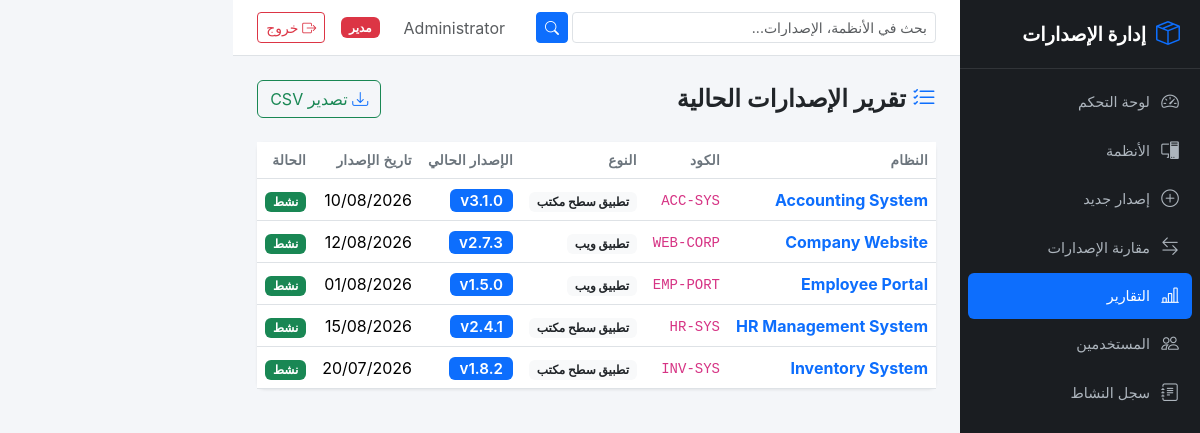
Screenshot of /reports/current-versions (signed in) with the database file from the repository.
### app/models/user.py (models this page shows, shortened)
class User(UserMixin, db.Model):
    __tablename__ = 'users'
    id = db.Column(db.Integer, primary_key=True)
    username = db.Column(db.String(80), unique=True, nullable=False, index=True)
    email = db.Column(db.String(120), unique=True, nullable=False)
    password_hash = db.Column(db.String(256), nullable=False)
    full_name = db.Column(db.String(150), nullable=False)
    role = db.Column(db.String(20), nullable=False, default='user')
    is_active = db.Column(db.Boolean, default=True, nullable=False)
    created_at = db.Column(db.DateTime, default=lambda: datetime.now(timezone.utc))
    updated_at = db.Column(db.DateTime, default=lambda: datetime.now(timezone.utc),
                           onupdate=lambda: datetime.now(timezone.utc))
    @property
    def is_admin(self):
        return self.role == 'admin'

### app/models/system.py (models this page shows, shortened)
class System(db.Model):
    __tablename__ = 'systems'
    id = db.Column(db.Integer, primary_key=True)
    name = db.Column(db.String(200), nullable=False, index=True)
    code = db.Column(db.String(50), unique=True, nullable=False, index=True)
    system_type = db.Column(db.String(50), nullable=False)
    description = db.Column(db.Text, nullable=True)
    owner = db.Column(db.String(150), nullable=True)
    department = db.Column(db.String(150), nullable=True)
    technology = db.Column(db.String(200), nullable=True)
    platform = db.Column(db.String(100), nullable=True)
    repository_url = db.Column(db.String(500), nullable=True)
    documentation_url = db.Column(db.String(500), nullable=True)
    status = db.Column(db.String(20), nullable=False, default='Active')
    created_at = db.Column(db.DateTime, default=lambda: datetime.now(timezone.utc))
    updated_at = db.Column(db.DateTime, default=lambda: datetime.now(timezone.utc),
                           onupdate=lambda: datetime.now(timezone.utc))
    versions = db.relationship('Version', backref='system', lazy='dynamic',
                               order_by='Version.created_at.desc()')
    @property
    def current_version(self):
        from app.models.version import Version
        return self.versions.filter_by(status='Released').order_by(
            Version.release_date.desc(), Version.id.desc()
        ).first()

### app/models/version.py (models this page shows, shortened)
class Version(db.Model):
    __tablename__ = 'versions'
    id = db.Column(db.Integer, primary_key=True)
    system_id = db.Column(db.Integer, db.ForeignKey('systems.id'), nullable=False, index=True)
    version_number = db.Column(db.String(50), nullable=False)
    major = db.Column(db.Integer, nullable=False, default=0)
    minor = db.Column(db.Integer, nullable=False, default=0)
    patch = db.Column(db.Integer, nullable=False, default=0)
    version_type = db.Column(db.String(20), nullable=True)
    status = db.Column(db.String(20), nullable=False, default='Draft')
    release_date = db.Column(db.Date, nullable=True)
    description = db.Column(db.Text, nullable=True)
    notes = db.Column(db.Text, nullable=True)
    responsible_person = db.Column(db.String(150), nullable=True)
    created_by = db.Column(db.Integer, db.ForeignKey('users.id'), nullable=True)
    created_at = db.Column(db.DateTime, default=lambda: datetime.now(timezone.utc))
    updated_at = db.Column(db.DateTime, default=lambda: datetime.now(timezone.utc),
                           onupdate=lambda: datetime.now(timezone.utc))
    changes = db.relationship('VersionChange', backref='version', lazy='dynamic',
                              order_by='VersionChange.id')
    attachments = db.relationship('Attachment', backref='version', lazy='dynamic')
    creator = db.relationship('User', backref='created_versions', foreign_keys=[created_by])
    __table_args__ = (
        db.UniqueConstraint('system_id', 'version_number', name='uq_system_version'),
    )

### app/routes/reports.py (the view)
@reports_bp.route('/current-versions')
@login_required
def current_versions():
    data = ReportService.current_versions_report()
    return render_template('reports/current_versions.html', data=data)

### app/services/report_service.py (called while the page is built)
    @staticmethod
    def current_versions_report():
        systems = System.query.filter(
            System.status.in_(['Active', 'Maintenance'])
        ).order_by(System.name).all()
        results = []
        for system in systems:
            current = system.current_version
            results.append({
                'system': system,
                'current_version': current,
            })
        return results

### app/templates/reports/current_versions.html (shortened to what this page needs)
{% extends "base.html" %}
{% block content %}
<div class="page-header d-flex justify-content-between align-items-center">
    <h1><i class="bi bi-list-check"></i> تقرير الإصدارات الحالية</h1>
    <a href="{{ url_for('reports.current_versions_export') }}" class="btn btn-outline-success">
        <i class="bi bi-download"></i> تصدير CSV
    </a>
</div>
<div class="card">
    <div class="card-body p-0">
        <div class="table-responsive">
            <table class="table table-hover mb-0">
                <thead>
                    <tr>
                        <th>النظام</th>
                        <th>الكود</th>
                        <th>النوع</th>
                        <th>الإصدار الحالي</th>
                        <th>تاريخ الإصدار</th>
                        <th>الحالة</th>
                    </tr>
                </thead>
                <tbody>
                    {% for item in data %}
                    <tr>
                        <td>
                            <a href="{{ url_for('systems.details', system_id=item.system.id) }}" class="fw-bold text-decoration-none">
                                {{ item.system.name }}
                            </a>
                        </td>
                        <td><code>{{ item.system.code }}</code></td>
                        <td><span class="badge bg-light text-dark">{{ {'Desktop Application': 'تطبيق سطح مكتب', 'Web Application': 'تطبيق ويب', 'Website': 'موقع إلكتروني', 'Mobile Application': 'تطبيق موبايل', 'API / Service': 'API / خدمة', 'Other': 'أخرى'}.get(item.system.system_type, item.system.system_type) }}</span></td>
                        <td>
                            {% if item.current_version %}
                                <span class="badge current-version-badge">v{{ item.current_version.version_number }}</span>
                            {% else %}
                                <span class="text-muted">لا يوجد</span>
                            {% endif %}
                        </td>
                        <td>{{ item.current_version.release_date.strftime('%d/%m/%Y') if item.current_version and item.current_version.release_date else '-' }}</td>
                        <td>
                            <span class="badge bg-{{ 'success' if item.system.status == 'Active' else 'warning' if item.system.status == 'Maintenance' else 'secondary' }}">
                                {{ 'نشط' if item.system.status == 'Active' else 'صيانة' if item.system.status == 'Maintenance' else 'مؤرشف' }}
                            </span>
                        </td>
                    </tr>
                    {% endfor %}
                </tbody>
            </table>
        </div>
    </div>
</div>
{% endblock %}

### app/templates/base.html (shortened to what this page needs)
<!DOCTYPE html>
<html lang="ar" dir="rtl">
<head>
    <link href="https://cdn.jsdelivr.net/npm/bootstrap@5.3.3/dist/css/bootstrap.rtl.min.css" rel="stylesheet">
    <link href="https://cdn.jsdelivr.net/npm/bootstrap-icons@1.11.3/font/bootstrap-icons.min.css" rel="stylesheet">
    <link href="{{ url_for('static', filename='css/style.css') }}" rel="stylesheet">
</head>
<body>
    {% if current_user.is_authenticated %}
    <div class="d-flex">
        <nav class="sidebar" id="sidebar">
            <div class="sidebar-brand">
                <i class="bi bi-box-seam"></i>
                <span>إدارة الإصدارات</span>
            </div>
            <ul class="sidebar-nav">
                <li class="nav-item">
                    <a href="{{ url_for('dashboard.index') }}" class="nav-link {% if request.endpoint == 'dashboard.index' %}active{% endif %}">
                        <i class="bi bi-speedometer2"></i><span>لوحة التحكم</span>
                    </a>
                </li>
                <li class="nav-item">
                    <a href="{{ url_for('systems.index') }}" class="nav-link {% if 'systems' in request.endpoint %}active{% endif %}">
                        <i class="bi bi-pc-display"></i><span>الأنظمة</span>
                    </a>
                </li>
                <li class="nav-item">
                    <a href="{{ url_for('versions.create') }}" class="nav-link {% if request.endpoint == 'versions.create' %}active{% endif %}">
                        <i class="bi bi-plus-circle"></i><span>إصدار جديد</span>
                    </a>
                </li>
                <li class="nav-item">
                    <a href="{{ url_for('versions.compare') }}" class="nav-link {% if request.endpoint == 'versions.compare' %}active{% endif %}">
                        <i class="bi bi-arrow-left-right"></i><span>مقارنة الإصدارات</span>
                    </a>
                </li>
                <li class="nav-item">
                    <a href="{{ url_for('reports.index') }}" class="nav-link {% if 'reports' in request.endpoint %}active{% endif %}">
                        <i class="bi bi-bar-chart-line"></i><span>التقارير</span>
                    </a>
                </li>
                {% if current_user.is_admin %}
                <li class="nav-item">
                    <a href="{{ url_for('users.index') }}" class="nav-link {% if 'users' in request.endpoint %}active{% endif %}">
                        <i class="bi bi-people"></i><span>المستخدمين</span>
                    </a>
                </li>
                <li class="nav-item">
                    <a href="{{ url_for('audit.index') }}" class="nav-link {% if 'audit' in request.endpoint %}active{% endif %}">
                        <i class="bi bi-journal-text"></i><span>سجل النشاط</span>
                    </a>
                </li>
                {% endif %}
            </ul>
        </nav>
        <div class="main-content">
            <nav class="topbar">
                <form class="topbar-search d-none d-md-flex" action="{{ url_for('systems.index') }}" method="GET">
                    <input type="text" name="search" class="form-control form-control-sm" placeholder="بحث في الأنظمة، الإصدارات..." value="{{ request.args.get('search', '') }}">
                    <button type="submit" class="btn btn-sm btn-primary ms-1"><i class="bi bi-search"></i></button>
                </form>
                <div class="topbar-right">
                    <span class="text-muted me-3 d-none d-md-inline">{{ current_user.full_name }}</span>
                    {% if current_user.is_admin %}
                    <span class="badge bg-danger me-2">مدير</span>
                    {% endif %}
                    <a href="{{ url_for('auth.logout') }}" class="btn btn-sm btn-outline-danger">
                        <i class="bi bi-box-arrow-right"></i> خروج
                    </a>
                </div>
            </nav>
            <div class="content-wrapper">
                {% block content %}{% endblock %}
            </div>
        </div>
    </div>
    {% else %}
        {% block public_content %}{% endblock %}
    {% endif %}
</body>
</html>

### app/static/css/style.css (style rules this page uses)
:root { --sidebar-width: 240px; --sidebar-bg: #1a1d21; --sidebar-hover: #2d3136; --sidebar-active: #0d6efd; --topbar-height: 56px; --primary: #0d6efd; --body-bg: #f4f6f9; }
* { box-sizing: border-box; }
body { background: var(--body-bg); font-family: -apple-system, BlinkMacSystemFont, 'Segoe UI', Roboto, 'Helvetica Neue', Arial, sans-serif; margin: 0; }
[dir="rtl"] .sidebar { left: auto; right: 0; }
.sidebar { width: var(--sidebar-width); min-height: 100vh; background: var(--sidebar-bg); position: fixed; top: 0; left: 0; z-index: 1000; overflow-y: auto; transition: transform 0.3s ease; }
.sidebar-brand { display: flex; align-items: center; gap: 10px; padding: 16px 20px; font-size: 1.2rem; font-weight: 700; color: #fff; border-bottom: 1px solid rgba(255,255,255,0.1); }
.sidebar-brand i { font-size: 1.5rem; color: var(--primary); }
.sidebar-nav { list-style: none; padding: 8px 0; margin: 0; }
.sidebar-nav .nav-item { margin: 2px 8px; }
.sidebar-nav .nav-link { display: flex; align-items: center; gap: 10px; padding: 10px 12px; color: #adb5bd; text-decoration: none; border-radius: 6px; font-size: 0.9rem; transition: all 0.2s; }
.sidebar-nav .nav-link.active { background: var(--sidebar-active); color: #fff; }
.sidebar-nav .nav-link i { font-size: 1.1rem; width: 20px; text-align: center; }
[dir="rtl"] .main-content { margin-left: 0; margin-right: var(--sidebar-width); }
.main-content { margin-left: var(--sidebar-width); min-height: 100vh; }
.topbar { height: var(--topbar-height); background: #fff; border-bottom: 1px solid #dee2e6; display: flex; align-items: center; padding: 0 24px; position: sticky; top: 0; z-index: 999; }
.topbar-search { flex: 1; max-width: 400px; }
.topbar-right { display: flex; align-items: center; gap: 8px; margin-inline-start: auto; }
.content-wrapper { padding: 24px; }
.page-header { margin-bottom: 24px; display: flex; align-items: center; gap: 12px; }
.page-header h1 { font-size: 1.5rem; font-weight: 600; margin: 0; }
.page-header i { color: var(--primary); }
.current-version-badge { font-size: 0.95rem; font-weight: 600; background: #0d6efd; color: #fff; padding: 4px 10px; }
.table { margin-bottom: 0; }
.table th { font-weight: 600; font-size: 0.85rem; text-transform: uppercase; letter-spacing: 0.3px; color: #6c757d; border-bottom-width: 1px; }
.table td { vertical-align: middle; }
.card { border: none; box-shadow: 0 1px 3px rgba(0,0,0,0.08); border-radius: 8px; }

### rows the page displays
User: full_name "Administrator"
System: system.name "Accounting System", system.code "ACC-SYS", system_type "تطبيق سطح مكتب", status "نشط"
Version: current_version.version_number "3.1.0", current_version.release_date "10/08/2026"
System: system.name "Company Website", system.code "WEB-CORP", system_type "تطبيق ويب", status "نشط"
Version: current_version.version_number "2.7.3", current_version.release_date "12/08/2026"
System: system.name "Employee Portal", system.code "EMP-PORT", system_type "تطبيق ويب", status "نشط"
Version: current_version.version_number "1.5.0", current_version.release_date "01/08/2026"
System: system.name "HR Management System", system.code "HR-SYS", system_type "تطبيق سطح مكتب", status "نشط"
Version: current_version.version_number "2.4.1", current_version.release_date "15/08/2026"
System: system.name "Inventory System", system.code "INV-SYS", system_type "تطبيق سطح مكتب", status "نشط"
Version: current_version.version_number "1.8.2", current_version.release_date "20/07/2026"
